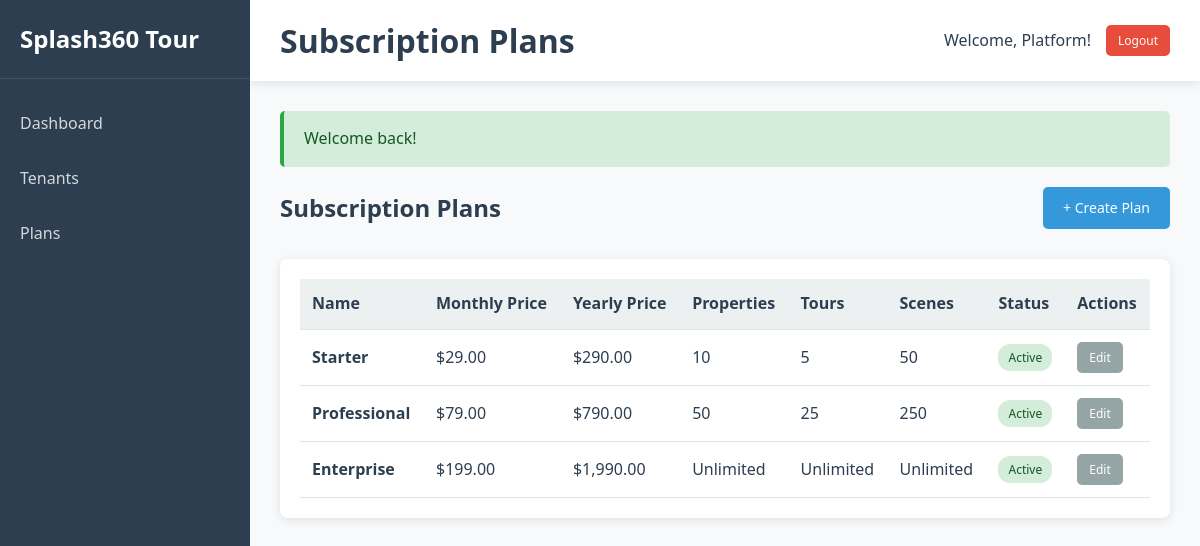
Screenshot of /?route=admin/plans (signed in) with the database file from the repository.
### tables this page shows
CREATE TABLE `plans` (
  `id` INT UNSIGNED AUTO_INCREMENT PRIMARY KEY,
  `name` VARCHAR(100) NOT NULL,
  `slug` VARCHAR(100) NOT NULL UNIQUE,
  `description` TEXT DEFAULT NULL,
  `price_monthly` DECIMAL(10, 2) NOT NULL DEFAULT 0.00,
  `price_yearly` DECIMAL(10, 2) NOT NULL DEFAULT 0.00,
  `max_properties` INT UNSIGNED NOT NULL DEFAULT 0,
  `max_active_tours` INT UNSIGNED NOT NULL DEFAULT 0,
  `max_scenes` INT UNSIGNED NOT NULL DEFAULT 0,
  `max_users` INT UNSIGNED NOT NULL DEFAULT 0,
  `features` TEXT DEFAULT NULL COMMENT 'JSON array of features',
  `is_active` TINYINT(1) DEFAULT 1,
  `sort_order` INT DEFAULT 0,
  `created_at` TIMESTAMP DEFAULT CURRENT_TIMESTAMP,
  `updated_at` TIMESTAMP DEFAULT CURRENT_TIMESTAMP ON UPDATE CURRENT_TIMESTAMP,
  INDEX idx_slug (`slug`),
  INDEX idx_active (`is_active`)
);

### app/Helpers/functions.php (called while the page is built, shortened)
<?php
function session_get($key, $default = null)
{
    return $_SESSION[$key] ?? $default;
}
function current_user()
{
    return session_get('user');
}
function base_url($path = '')
{
    $config = require __DIR__ . '/../../config/app.php';
    return rtrim($config['base_url'], '/') . '/' . ltrim($path, '/');
}
function asset($path)
{
    return base_url($path);
}
function e($string)
{
    return htmlspecialchars($string ?? '', ENT_QUOTES, 'UTF-8');
}
function flash($key, $message = null)
{
    if ($message === null) {
        $msg = $_SESSION["flash_{$key}"] ?? null;
        return $msg;
    }
}
function format_currency($amount, $currency = 'USD')
{
    $symbols = [
        'USD' => '$',
        'EUR' => '€',
        'GBP' => '£',
        'AED' => 'AED ',
    ];
    $symbol = $symbols[$currency] ?? $currency . ' ';
    return $symbol . number_format($amount, 2);
}
function view($name, $data = [])
{
    extract($data);
    $viewFile = __DIR__ . '/../../views/' . str_replace('.', '/', $name) . '.php';
    require $viewFile;
}

### app/Controllers/AdminController.php (called while the page is built, shortened)
<?php
class AdminController
{
    private $planModel;
    public function __construct()
    {
        $this->planModel = new Plan();
    }
    public function plans()
    {
        $plans = $this->planModel->all('sort_order', 'ASC');
        view('admin.plans', ['plans' => $plans]);
    }
}

### public/index.php (called while the page is built, shortened)
<?php
require_once __DIR__ . '/../app/Database.php';
require_once __DIR__ . '/../app/Router.php';
require_once __DIR__ . '/../app/Helpers/functions.php';
$router = new Router();
$router->get('/', 'HomeController', 'index');
$router->get('/tour/view/:slug', 'TourController', 'viewer');
$router->any('/auth/login', 'AuthController', 'login');
$router->any('/auth/register', 'AuthController', 'register');
$router->get('/auth/logout', 'AuthController', 'logout');
$router->any('/auth/forgot-password', 'AuthController', 'forgotPassword');
$router->any('/auth/reset-password', 'AuthController', 'resetPassword');
$router->get('/dashboard', 'DashboardController', 'index');
$router->get('/property', 'PropertyController', 'index');
$router->any('/property/create', 'PropertyController', 'create');
$router->get('/property/view', 'PropertyController', 'view');
$router->any('/property/edit', 'PropertyController', 'edit');
$router->get('/property/delete', 'PropertyController', 'delete');
$router->get('/tour', 'TourController', 'index');
$router->any('/tour/create', 'TourController', 'create');
$router->get('/tour/view', 'TourController', 'view');
$router->any('/tour/edit', 'TourController', 'edit');
$router->get('/tour/delete', 'TourController', 'delete');
$router->get('/scene', 'SceneController', 'index');
$router->any('/scene/create', 'SceneController', 'create');
$router->any('/scene/edit', 'SceneController', 'edit');
$router->get('/scene/delete', 'SceneController', 'delete');
$router->post('/hotspot/create', 'HotspotController', 'create');
$router->post('/hotspot/update', 'HotspotController', 'update');
$router->get('/hotspot/delete', 'HotspotController', 'delete');
$router->get('/subscription', 'SubscriptionController', 'index');
$router->post('/subscription/change-plan', 'SubscriptionController', 'changePlan');
$router->get('/subscription/billing', 'SubscriptionController', 'billing');
$router->post('/subscription/cancel', 'SubscriptionController', 'cancel');
$router->get('/admin/dashboard', 'AdminController', 'dashboard');
$router->get('/admin/tenants', 'AdminController', 'tenants');
$router->get('/admin/tenant-view', 'AdminController', 'tenantView');
$router->post('/admin/tenant-status', 'AdminController', 'tenantStatus');
$router->get('/admin/plans', 'AdminController', 'plans');
$router->any('/admin/plan-create', 'AdminController', 'planCreate');
$router->any('/admin/plan-edit', 'AdminController', 'planEdit');
$router->dispatch();

### config/app.php (called while the page is built)
<?php
return [
    'name' => 'Splash360 Tour',
    'version' => '1.0.0',
    'base_url' => getenv('APP_URL') ?: 'http://localhost',
    'timezone' => 'UTC',
    'session_lifetime' => 7200,
    'upload_path' => __DIR__ . '/../public/uploads',
    'max_upload_size' => 10485760,
    'allowed_image_types' => ['image/jpeg', 'image/jpg', 'image/png'],
    'default_currency' => 'USD',
    'trial_days' => 14,
    'support_email' => 'support@splash360tour.com',
];

### app/Database.php (called while the page is built, shortened)
<?php
class Database
{
    private static $instance = null;
    private $connection;
    private function __construct()
    {
        $config = require __DIR__ . '/../config/database.php';
        $dsn = sprintf(
            "mysql:host=%s;port=%s;dbname=%s;charset=%s",
            $config['host'],
            $config['port'],
            $config['database'],
            $config['charset']
        );
        try {
            $this->connection = new PDO(
                $dsn,
                $config['username'],
                $config['password'],
                $config['options']
            );
        } catch (PDOException $e) {
            die("Database connection failed: " . $e->getMessage());
        }
    }
    public static function getInstance()
    {
        if (self::$instance === null) {
            self::$instance = new self();
        }
        return self::$instance;
    }
    public function getConnection()
    {
        return $this->connection;
    }
}

### config/database.php (called while the page is built)
<?php
return [
    'host' => getenv('DB_HOST') ?: 'localhost',
    'port' => getenv('DB_PORT') ?: '3306',
    'database' => getenv('DB_NAME') ?: 'splash360_tour',
    'username' => getenv('DB_USER') ?: 'root',
    'password' => getenv('DB_PASS') ?: '',
    'charset' => 'utf8mb4',
    'collation' => 'utf8mb4_unicode_ci',
    'options' => [
        PDO::ATTR_ERRMODE => PDO::ERRMODE_EXCEPTION,
        PDO::ATTR_DEFAULT_FETCH_MODE => PDO::FETCH_ASSOC,
        PDO::ATTR_EMULATE_PREPARES => false,
    ]
];

### app/Models/BaseModel.php (called while the page is built, shortened)
<?php
class BaseModel
{
    protected $db;
    protected $table;
    public function __construct()
    {
        $this->db = Database::getInstance()->getConnection();
    }
    public function all($orderBy = 'id', $direction = 'DESC')
    {
        $stmt = $this->db->prepare("SELECT * FROM {$this->table} ORDER BY {$orderBy} {$direction}");
        $stmt->execute();
        return $stmt->fetchAll();
    }
}

### views/admin/plans.php (the view, shortened to what this page needs)
<?php
$pageTitle = 'Subscription Plans';
?>
<div class="flex-between mb-3">
    <h2>Subscription Plans</h2>
    <a href="<?php echo base_url('?route=admin/plan-create'); ?>" class="btn btn-primary">+ Create Plan</a>
</div>
<div class="card">
    <table class="table">
        <thead>
            <tr>
                <th>Name</th>
                <th>Monthly Price</th>
                <th>Yearly Price</th>
                <th>Properties</th>
                <th>Tours</th>
                <th>Scenes</th>
                <th>Status</th>
                <th>Actions</th>
            </tr>
        </thead>
        <tbody>
            <?php foreach ($plans as $plan): ?>
                <tr>
                    <td><strong><?php echo e($plan['name']); ?></strong></td>
                    <td><?php echo format_currency($plan['price_monthly']); ?></td>
                    <td><?php echo format_currency($plan['price_yearly']); ?></td>
                    <td><?php echo $plan['max_properties'] >= 9999 ? 'Unlimited' : $plan['max_properties']; ?></td>
                    <td><?php echo $plan['max_active_tours'] >= 9999 ? 'Unlimited' : $plan['max_active_tours']; ?></td>
                    <td><?php echo $plan['max_scenes'] >= 9999 ? 'Unlimited' : $plan['max_scenes']; ?></td>
                    <td><span class="badge badge-<?php echo $plan['is_active'] ? 'success' : 'danger'; ?>"><?php echo $plan['is_active'] ? 'Active' : 'Inactive'; ?></span></td>
                    <td>
                        <a href="<?php echo base_url('?route=admin/plan-edit&id=' . $plan['id']); ?>" class="btn btn-sm btn-secondary">Edit</a>
                    </td>
                </tr>
            <?php endforeach; ?>
        </tbody>
    </table>
</div>
<?php
$content = ob_get_clean();
require __DIR__ . '/../layouts/main.php';
?>

### app/Router.php (shortened to what this page needs)
<?php
class Router
{
    private $routes = [];
    private function addRoute($method, $route, $controller, $action)
    {
        $this->routes[] = [
            'method' => $method,
            'route' => $route,
            'controller' => $controller,
            'action' => $action,
        ];
    }
    public function dispatch()
    {
        $requestMethod = $_SERVER['REQUEST_METHOD'];
        $requestUri = $this->getRequestUri();
        foreach ($this->routes as $route) {
            if ($route['method'] !== 'ANY' && $route['method'] !== $requestMethod) {
                continue;
            }
            $pattern = $this->convertRouteToRegex($route['route']);
            if (preg_match($pattern, $requestUri, $matches)) {
                array_shift($matches);
                $this->callController($route['controller'], $route['action'], $matches);
                return;
            }
        }
    }
    private function getRequestUri()
    {
        if (isset($_GET['route'])) {
            return '/' . trim($_GET['route'], '/');
        }
        $uri = parse_url($_SERVER['REQUEST_URI'], PHP_URL_PATH);
        return $uri;
    }
    private function convertRouteToRegex($route)
    {
        $pattern = preg_replace('/\/:([^\/]+)/', '/([^/]+)', $route);
        return '#^' . $pattern . '$#';
    }
    private function callController($controllerName, $action, $params = [])
    {
        $controller = new $controllerName();
        call_user_func_array([$controller, $action], $params);
    }
}

### views/layouts/main.php (shortened to what this page needs)
<!DOCTYPE html>
<html lang="en">
<head>
    <link rel="stylesheet" href="<?php echo asset('css/style.css'); ?>">
</head>
<body>
    <div class="wrapper">
        <?php require __DIR__ . '/../partials/sidebar.php'; ?>
        <div class="main-content">
            <?php require __DIR__ . '/../partials/topbar.php'; ?>
            <div class="container">
                <?php require __DIR__ . '/../partials/flash.php'; ?>
                <?php echo $content ?? ''; ?>
            </div>
        </div>
    </div>
</body>
</html>

### views/partials/sidebar.php (shortened to what this page needs)
<?php
$user = current_user();
$isAdmin = $user && $user['role'] === 'platform_admin';
?>
<div class="sidebar">
    <div class="sidebar-brand">
        <h2>Splash360 Tour</h2>
    </div>
    <ul class="sidebar-menu">
        <?php if ($isAdmin): ?>
            <li><a href="<?php echo base_url('?route=admin/dashboard'); ?>">Dashboard</a></li>
            <li><a href="<?php echo base_url('?route=admin/tenants'); ?>">Tenants</a></li>
            <li><a href="<?php echo base_url('?route=admin/plans'); ?>">Plans</a></li>
        <?php endif; ?>
    </ul>
</div>

### views/partials/topbar.php
<?php $user = current_user(); ?>
<div class="top-bar">
    <div>
        <h1><?php echo $pageTitle ?? 'Dashboard'; ?></h1>
    </div>
    <div class="user-menu">
        <?php if ($user): ?>
            <span>Welcome, <?php echo e($user['first_name']); ?>!</span>
            <a href="<?php echo base_url('?route=auth/logout'); ?>" class="btn btn-sm btn-danger">Logout</a>
        <?php endif; ?>
    </div>
</div>

### views/partials/flash.php (shortened to what this page needs)
<?php
$success = flash('success');
?>
<?php if ($success): ?>
    <div class="alert alert-success"><?php echo $success; ?></div>
<?php endif; ?>

### public/css/style.css (style rules this page uses)
* { margin: 0; padding: 0; box-sizing: border-box; }
:root { --primary-color: #3498db; --primary-dark: #2980b9; --secondary-color: #2ecc71; --danger-color: #e74c3c; --warning-color: #f39c12; --dark: #2c3e50; --gray: #95a5a6; --light-gray: #ecf0f1; --white: #ffffff; --border-color: #dfe6e9; --text-color: #2c3e50; --shadow: 0 2px 10px rgba(0, 0, 0, 0.1); }
body { font-family: 'Segoe UI', Tahoma, Geneva, Verdana, sans-serif; line-height: 1.6; color: var(--text-color); background-color: #f8f9fa; }
a { color: var(--primary-color); text-decoration: none; transition: color 0.3s; }
.wrapper { display: flex; min-height: 100vh; }
.sidebar { width: 250px; background: var(--dark); color: var(--white); padding: 20px 0; position: fixed; height: 100vh; overflow-y: auto; }
.sidebar-brand { padding: 0 20px 20px; border-bottom: 1px solid rgba(255, 255, 255, 0.1); margin-bottom: 20px; }
.sidebar-brand h2 { font-size: 1.5rem; color: var(--white); }
.sidebar-menu { list-style: none; }
.sidebar-menu li { margin-bottom: 5px; }
.sidebar-menu a { display: block; padding: 12px 20px; color: rgba(255, 255, 255, 0.8); transition: all 0.3s; }
.main-content { flex: 1; margin-left: 250px; padding: 0; }
.top-bar { background: var(--white); padding: 15px 30px; box-shadow: var(--shadow); display: flex; justify-content: space-between; align-items: center; }
.user-menu { display: flex; align-items: center; gap: 15px; }
.container { padding: 30px; max-width: 1400px; }
.card { background: var(--white); border-radius: 8px; box-shadow: var(--shadow); padding: 20px; margin-bottom: 20px; }
.btn { display: inline-block; padding: 10px 20px; border: none; border-radius: 5px; cursor: pointer; font-size: 14px; font-weight: 500; transition: all 0.3s; text-align: center; }
.btn-primary { background: var(--primary-color); color: var(--white); }
.btn-danger { background: var(--danger-color); color: var(--white); }
.btn-secondary { background: var(--gray); color: var(--white); }
.btn-sm { padding: 6px 12px; font-size: 12px; }
.table { width: 100%; border-collapse: collapse; background: var(--white); }
.table th, .table td { padding: 12px; text-align: left; border-bottom: 1px solid var(--border-color); }
.table th { background: var(--light-gray); font-weight: 600; color: var(--dark); }
.badge { display: inline-block; padding: 4px 10px; border-radius: 12px; font-size: 12px; font-weight: 500; }
.badge-success { background: #d4edda; color: #155724; }
.alert { padding: 15px 20px; border-radius: 5px; margin-bottom: 20px; }
.alert-success { background: #d4edda; color: #155724; border-left: 4px solid #28a745; }
.mb-3 { margin-bottom: 30px; }
.flex-between { display: flex; justify-content: space-between; align-items: center; }

### rows the page displays
plans: name "Starter", price_monthly "$29.00", price_yearly "$290.00", max_properties "10", max_active_tours "5", max_scenes "50", is_active "Active"
plans: name "Professional", price_monthly "$79.00", price_yearly "$790.00", max_properties "50", max_active_tours "25", max_scenes "250", is_active "Active"
plans: name "Enterprise", price_monthly "$199.00", price_yearly "$1,990.00", max_properties "Unlimited", max_active_tours "Unlimited", max_scenes "Unlimited", is_active "Active"
